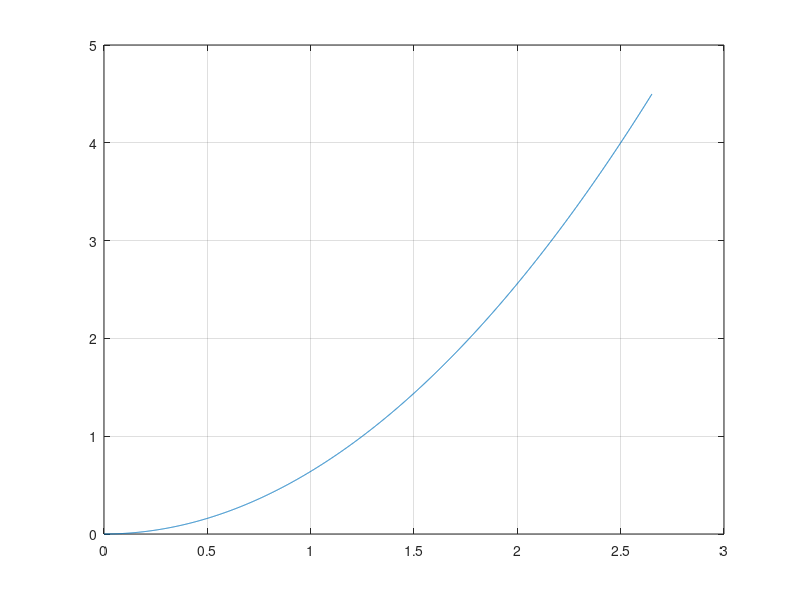

Write MATLAB code to recreate this figure. (Note: this script raises an error after producing the figure.)
clear all;clc;close all;

% script determines the value v0 that is required for compliance with 
% a mass point model that is subjected to constant acceleration.
% The values in the vector timesteps can be specified to determine the
% values that need to be entered in the config files

% Currently, the model does only deal with the same discretization of the
% acceleration for all refinement steps.

% For retrieving the values, have a look at the variables list

%% Input

p_min = 0.5;
f_agent =22.9183;   %hz


grad_start_rel_p = -100;
grad_start_rel_v = -10;
action_weight = 1.55;


n_r = 3;
reward_duration = -6*(1/f_agent);

p_max = 4.5; % m
a_max = 1.28; % m/s
max_pitch = deg2rad(21.377);
delta_pitch = deg2rad(7.1257);

dt = 0.001;

t_max = sqrt(2*p_max/a_max);
contraction_factor = 0.8;

% timesteps = [linspace(0.913,t_max,m+1)] ;

%% Calc



%time for plotting
t = 0:dt:t_max;

%Decisive for goal state
t_p_min = sqrt(2*p_min/a_max);
% t_v_min = v_min / a_max;

% t_min = min([t_p_min,t_v_min]);
t_min = t_p_min;

timesteps = [t_max];
i = 1;
%build t_vec
while t_min < min(timesteps)
%     t_new = (timesteps(end))*contraction_factor;
%     timesteps = [timesteps;t_new];
    timesteps = [contraction_factor*timesteps(1);timesteps];
    
     i = i+1;
end

timesteps_pos = timesteps;
timesteps_vel = timesteps;

timesteps_pos(timesteps < t_p_min) = t_p_min;
% timesteps_vel(timesteps < t_v_min) = t_v_min;

% timesteps_pos = [contraction_factor*min(timesteps_pos);timesteps_pos];
% timesteps_vel = [contraction_factor*min(timesteps_vel);timesteps_vel];
% timesteps = [contraction_factor*min(timesteps);timesteps];
%% Vis
v_max = a_max*t_max;
s = (1/2)*a_max*t.^2;
v = a_max*t;

figure('name','determine t discretization for goal state')
plot(t,s)
hold on
grid on
yyaxis right
ylabel("v_x [m/s]")
plot(t,v)
xlabel("t [s]")
yyaxis left
ylabel("p_x [m]")
plot(timesteps,(1/2)*a_max*timesteps_pos.^2,'o')

yyaxis right
plot(timesteps,a_max*timesteps_vel,'o')
title("Discretization")



% Determine the values

   p_steps = ((1/2)*a_max*timesteps_pos.^2)/p_max;
   v_steps = (a_max*timesteps_vel)/v_max;
   a_steps = ones(size(timesteps));
    
p_steps_string = num2str(p_steps',' %.4f,');
v_steps_string = num2str(v_steps',' %.4f,');
a_steps_string = num2str(a_steps',' %.4f,');
p_steps_string = p_steps_string(1:end-1);
v_steps_string = v_steps_string(1:end-1);
a_steps_string = a_steps_string(1:end-1);

p_steps_string
v_steps_string
a_steps_string



%compute the max reward in one timestep
reward_rel_pos_max = abs(grad_start_rel_p)*(1/f_agent)*v_steps;
reward_rel_vel_max = abs(grad_start_rel_v)*(1/f_agent)*a_steps;
reward_rel_action_max = (action_weight/max_pitch)*delta_pitch*v_steps;
 reward_duration_max = reward_duration* v_steps;

max_reward_per_step = flip(reward_rel_pos_max + reward_rel_vel_max + reward_rel_action_max+reward_duration_max);
% max_reward_per_step = flip(reward_rel_pos_max + reward_rel_vel_max + reward_rel_action_max);

reward_ratio = [];
for i = 1:1:max(size(max_reward_per_step))-1
    reward_ratio = [reward_ratio,max_reward_per_step(i+1)/max_reward_per_step(i)]; 
end

reward_ratio_string = num2str(reward_ratio,' %.4f,');
reward_ratio_string = reward_ratio_string(1:end-1)


function a = a(t)
% Function computes the value of a at a given


end
